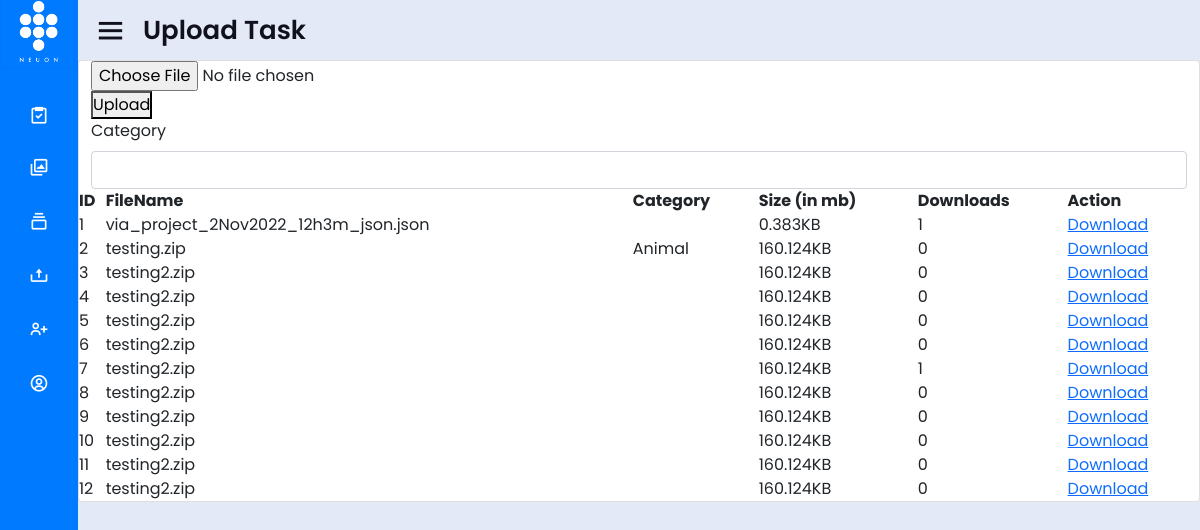
Page /final/admin_upload/Admin_UploadTask.php (signed in) on the committed database.
### tables this page shows
CREATE TABLE `files` (
  `id` int(12) NOT NULL,
  `name` varchar(255) NOT NULL,
  `category` varchar(100) NOT NULL,
  `size` int(11) NOT NULL,
  `downloads` int(11) NOT NULL
);

### final/admin_upload/filesLogic.php (called while the page is built, shortened)
<?php
$conn = mysqli_connect('localhost', 'root', '', 'my_db');
$sql = "SELECT * FROM files";
$result = mysqli_query($conn, $sql);
$files = mysqli_fetch_all($result, MYSQLI_ASSOC);

### final/admin_upload/Admin_UploadTask.php (the view, shortened to what this page needs)
<?php
   include 'filesLogic.php';
   if (isset($_SESSION['username']) && isset($_SESSION['id'])) {   ?>
<!DOCTYPE html>
<html lang="en" dir="ltr">
  <head>
    <link rel="stylesheet" href="../css/style.css">
    <link href="https://cdn.jsdelivr.net/npm/bootstrap@5.0.0-beta1/dist/css/bootstrap.min.css" rel="stylesheet">
    <link href='https://unpkg.com/boxicons@2.0.7/css/boxicons.min.css' rel='stylesheet'>
   </head>
<body>
  <div class="sidebar close">
    <div class="logo-details">
    <a href="../home.php">
				<img src="../Images/NeuonAI_Logo.png" height="75px" width="75px">
			</a>
    </div>
    <ul class="nav-links">
    <li>
					<a href="../Admin_Task.php">
						<i class='bx bx-task' ></i>
					</a>
				</li>
      <li>
        <a href="../Admin_AnnotateTool.php">
          <i class='bx bx-images'></i>
        </a>
      </li>
      <li>
        <div class="iocn-link">
          <a href="../Admin_ManageTask.php">
            <i class='bx bx-collection' ></i>
          </a>
        </div>
      </li>
      <li>
				<div class="iocn-link">
					<a href="Admin_UploadTask.php">
						<i class='bx bx-upload'></i>
						</a>
					</div>
				</li>
      <li>
        <a href="../Admin_CreateAccount.php">
          <i class='bx bx-user-plus'></i>
        </a>
      </li>
      <li>
        <a href="../Admin_ManageAccount.php">
                    <i class='bx bx-user-circle'></i>
                </a>
            </li>
</ul>
  </div>
  <section class="home-section">
    <div class="home-content">
      <i class='bx bx-menu' ></i>
      <span class="text">Upload Task</span>
    </div>
    <div class=home-body>
        <div class="wrap">
          <div class="card">
          <div class="container">
      <div class="row1">
        <form action="Admin_UploadTask.php" class="form" method="post" enctype="multipart/form-data" >
          <input type="file" name="myfile"> <br>
          <button type="submit" name="save">Upload</button>
          <div class= "form-group">
            <label for="category"
	            class="form-label">Category</label>
		            <input type="text"
                class="form-control"
                name="category"
                id="category"
              value="<?php if(isset($_GET['category']))
              echo $_GET['category'];?>">
          </div>
        </form>
      </div>
        <div class ="row">
                <table>
                    <thead>
                        <th>ID</th>
                        <th>FileName</th>
                        <th>Category</th>
                        <th>Size (in mb)</th>
                        <th>Downloads</th>
                        <th>Action</th>
                    </thead>
                    <tbody>
                        <?php foreach($files as $file): ?>
                        <tr>
                            <td><?php echo $file['id'];?></td>
                            <td><?php echo $file['name'];?></td>
                            <td><?php echo $file['category'];?></td>
                            <td><?php echo $file['size']/1000 . "KB";?></td>
                            <td><?php echo $file['downloads'];?></td>
                            <td>
                                <a href="Admin_UploadTask.php?file_id=<?php echo
                                    $file['id']?>">Download</a>
                            </td>
                        </tr>
                        <?php endforeach;?>
                    </tbody>
            </table>
        </div>
    </div>
          </div>
    </div>
  </section>
</body>
</html>
<?php }else{
	header("Location: ../index.php");
} ?>

### final/css/style.css (style rules this page uses)
* { margin: 0; padding: 0; box-sizing: border-box; font-family: 'Poppins', sans-serif; }
.sidebar { position: fixed; top: 0; left: 0; height: 100%; width: 260px; background: #007aff; z-index: 100; transition: all 0.5s ease; }
.sidebar.close { width: 78px; }
.sidebar .logo-details { height: 60px; width: 100%; display: flex; align-items: center; }
.sidebar .nav-links { height: 100%; padding: 30px 0 150px 0; overflow: auto; }
.sidebar.close .nav-links { overflow: visible; }
.sidebar .nav-links li { position: relative; list-style: none; transition: all 0.4s ease; }
.sidebar .nav-links li .iocn-link { display: flex; align-items: center; justify-content: space-between; }
.sidebar.close .nav-links li .iocn-link { display: block }
.sidebar .nav-links li i { height: 50px; min-width: 78px; text-align: center; line-height: 50px; color: #fff; font-size: 20px; cursor: pointer; transition: all 0.3s ease; }
.sidebar .nav-links li a { display: flex; align-items: center; text-decoration: none; }
.home-section { position: relative; background: #E4E9F7; min-height: 100vh; left: 260px; min-width: calc(100% - 260px); transition: all 0.5s ease; overflow-x: scroll; margin:0; padding:0; }
.sidebar.close ~ .home-section { left: 78px; width: calc(100% - 78px); }
.home-section .home-content { height: 60px; display: flex; align-items: center; }
.home-section .home-content .bx-menu, .home-section .home-content .text { color: #11101d; font-size: 35px; }
.home-section .home-content .bx-menu { margin: 0 15px; cursor: pointer; }
.home-section .home-content .text { font-size: 26px; font-weight: 600; }

### rows in the picture
files: id "1", name "via_project_2Nov2022_12h3m_json.json", $file['size']/1000 "0.383", downloads "1"
files: id "2", name "testing.zip", category "Animal", $file['size']/1000 "160.124", downloads "0"
files: id "3", name "testing2.zip", $file['size']/1000 "160.124", downloads "0"
files: id "4", name "testing2.zip", $file['size']/1000 "160.124", downloads "0"
files: id "5", name "testing2.zip", $file['size']/1000 "160.124", downloads "0"
files: id "6", name "testing2.zip", $file['size']/1000 "160.124", downloads "0"
files: id "7", name "testing2.zip", $file['size']/1000 "160.124", downloads "1"
files: id "8", name "testing2.zip", $file['size']/1000 "160.124", downloads "0"
files: id "9", name "testing2.zip", $file['size']/1000 "160.124", downloads "0"
files: id "10", name "testing2.zip", $file['size']/1000 "160.124", downloads "0"
files: id "11", name "testing2.zip", $file['size']/1000 "160.124", downloads "0"
files: id "12", name "testing2.zip", $file['size']/1000 "160.124", downloads "0"
